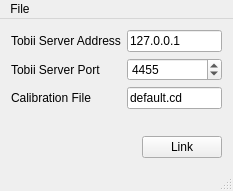
<?xml version="1.0" encoding="UTF-8"?>
<ui version="4.0">
 <class>MainWindow</class>
 <widget class="QMainWindow" name="MainWindow">
  <property name="geometry">
   <rect>
    <x>0</x>
    <y>0</y>
    <width>233</width>
    <height>191</height>
   </rect>
  </property>
  <property name="windowTitle">
   <string>Tobii Connector</string>
  </property>
  <widget class="QWidget" name="centralWidget">
   <layout class="QVBoxLayout" name="verticalLayout">
    <item>
     <layout class="QFormLayout" name="formLayout">
      <property name="fieldGrowthPolicy">
       <enum>QFormLayout::AllNonFixedFieldsGrow</enum>
      </property>
      <item row="0" column="0">
       <widget class="QLabel" name="label_4">
        <property name="text">
         <string>Tobii Server Address</string>
        </property>
       </widget>
      </item>
      <item row="0" column="1">
       <widget class="QLineEdit" name="serverAddress">
        <property name="text">
         <string>127.0.0.1</string>
        </property>
       </widget>
      </item>
      <item row="1" column="0">
       <widget class="QLabel" name="label_2">
        <property name="text">
         <string>Tobii Server Port</string>
        </property>
       </widget>
      </item>
      <item row="1" column="1">
       <widget class="QSpinBox" name="serverPort">
        <property name="minimum">
         <number>1</number>
        </property>
        <property name="maximum">
         <number>65535</number>
        </property>
        <property name="value">
         <number>4455</number>
        </property>
       </widget>
      </item>
      <item row="2" column="0">
       <widget class="QLabel" name="label_5">
        <property name="text">
         <string>Calibration File</string>
        </property>
       </widget>
      </item>
      <item row="2" column="1">
       <widget class="QLineEdit" name="calibrationFile">
        <property name="toolTip">
         <string>These files can be created with the program ClearView.</string>
        </property>
        <property name="text">
         <string>default.cd</string>
        </property>
       </widget>
      </item>
     </layout>
    </item>
    <item>
     <spacer name="verticalSpacer">
      <property name="orientation">
       <enum>Qt::Vertical</enum>
      </property>
      <property name="sizeHint" stdset="0">
       <size>
        <width>20</width>
        <height>4</height>
       </size>
      </property>
     </spacer>
    </item>
    <item>
     <layout class="QHBoxLayout" name="horizontalLayout">
      <item>
       <spacer name="horizontalSpacer">
        <property name="orientation">
         <enum>Qt::Horizontal</enum>
        </property>
        <property name="sizeHint" stdset="0">
         <size>
          <width>40</width>
          <height>20</height>
         </size>
        </property>
       </spacer>
      </item>
      <item>
       <widget class="QPushButton" name="linkButton">
        <property name="text">
         <string>Link</string>
        </property>
       </widget>
      </item>
     </layout>
    </item>
   </layout>
   <zorder>verticalSpacer</zorder>
  </widget>
  <widget class="QMenuBar" name="menuBar">
   <property name="geometry">
    <rect>
     <x>0</x>
     <y>0</y>
     <width>233</width>
     <height>18</height>
    </rect>
   </property>
   <widget class="QMenu" name="menuFile">
    <property name="title">
     <string>File</string>
    </property>
    <addaction name="actionLoad_Configuration"/>
    <addaction name="actionSave_Configuration"/>
    <addaction name="separator"/>
    <addaction name="actionQuit_2"/>
   </widget>
   <addaction name="menuFile"/>
  </widget>
  <widget class="QStatusBar" name="statusBar"/>
  <action name="actionLoad_Configuration">
   <property name="text">
    <string>Load Configuration</string>
   </property>
  </action>
  <action name="actionSave_Configuration">
   <property name="text">
    <string>Save Configuration</string>
   </property>
  </action>
  <action name="actionQuit">
   <property name="text">
    <string>Quit</string>
   </property>
  </action>
  <action name="actionQuit_2">
   <property name="text">
    <string>Quit</string>
   </property>
  </action>
 </widget>
 <layoutdefault spacing="6" margin="11"/>
 <resources/>
 <connections/>
</ui>
